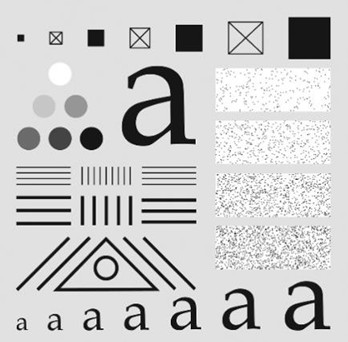
#> input picture Lab_3/Images/Sample_1.jpg, 348 x 342 px, found by its file name
$ python code.py
#> lines starting #> are read from the running program, lines starting #| are printed output that depends on the picture; after the words box and inside, x2 and y2 are one past the last pixel; in counts of white or black regions, pixels touching at a corner belong together
import os
import cv2
import numpy as np
from matplotlib import pyplot as plt

# Read the input image
loc = r'Lab_3\Images\Sample_1.jpg'
output_dir = r'Lab_3\Task_9'
f = cv2.imread(loc, cv2.IMREAD_GRAYSCALE)
#> f is the input picture: shape (342, 348); min 0, max 255, mean 203.1

# Perform FFT on the original image
F = np.fft.fft2(f)
Fshift = np.fft.fftshift(F)

# Create an ideal band-reject filter
rows, cols = f.shape  # Use f.shape instead of image.shape
#> rows = 342; cols = 348
center_row, center_col = rows // 2, cols // 2
#> center_row = 171; center_col = 174

# Specify the radius of the ideal band-reject filter
radius1 = 30  # Inner radius
radius2 = 50  # Outer radius

# Create a mask with a circular region set to 1 (to reject), and the rest set to 0
H1 = np.ones((rows, cols), np.uint8)   # Full mask initialized to 1
cv2.circle(H1, (center_col, center_row), radius1, (0, 0), -1)  # Inner circle set to 0
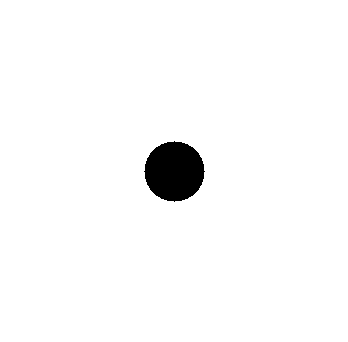
#> H1: shape (342, 348); values 0 (black) and 1 (white), 97.6% white; 1 black region, box (x1, y1, x2, y2) and area: (144, 141, 205, 202) 2821

H2 = np.ones((rows, cols), np.uint8)   # Outer mask initialized to 1
cv2.circle(H2, (center_col, center_row), radius2, (1, 1), -1)  # Outer circle set to 1
#> H2: shape (342, 348); every value is 1

# Create the band-reject filter by subtracting H1 from H2
H = H2 - H1

# Ensure the filter values are between 0 and 1 (logical masking)
H = np.clip(H, 0, 1)

# Visualizing the Ideal Band Reject Filter
plt.imshow(H, cmap='gray')
plt.title("Ideal Band Reject Filter")
plt.axis('off')
plt.show()
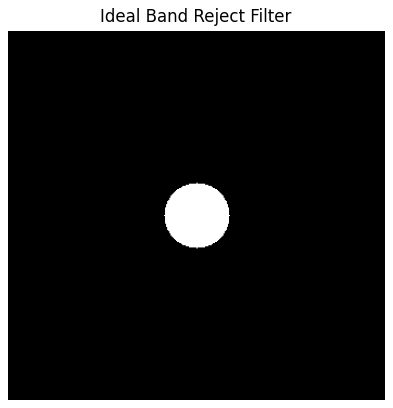
#> figure drawn by matplotlib, 1 panel

# Apply the mask to the shifted DFT
Gshift = Fshift * H
G = np.fft.ifftshift(Gshift)

# Inverse FFT to get the filtered image
g = np.abs(np.fft.ifft2(G))
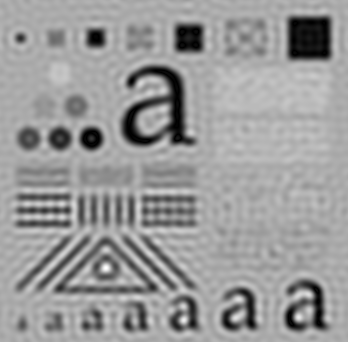
#> g: shape (342, 348) float64; min 0.00475, max 335.2, mean 203.2; drawn with min black and max white

# Normalize the image to the range [0, 255] for visualization and saving
g_normalized = cv2.normalize(g, None, 0, 255, cv2.NORM_MINMAX)

# Saving the filtered image
output_path = os.path.join(output_dir, 'Band_Reject_Ideal_Filtered.png')
cv2.imwrite(output_path, g_normalized)

print(f"Filtered image saved at {output_path}")
